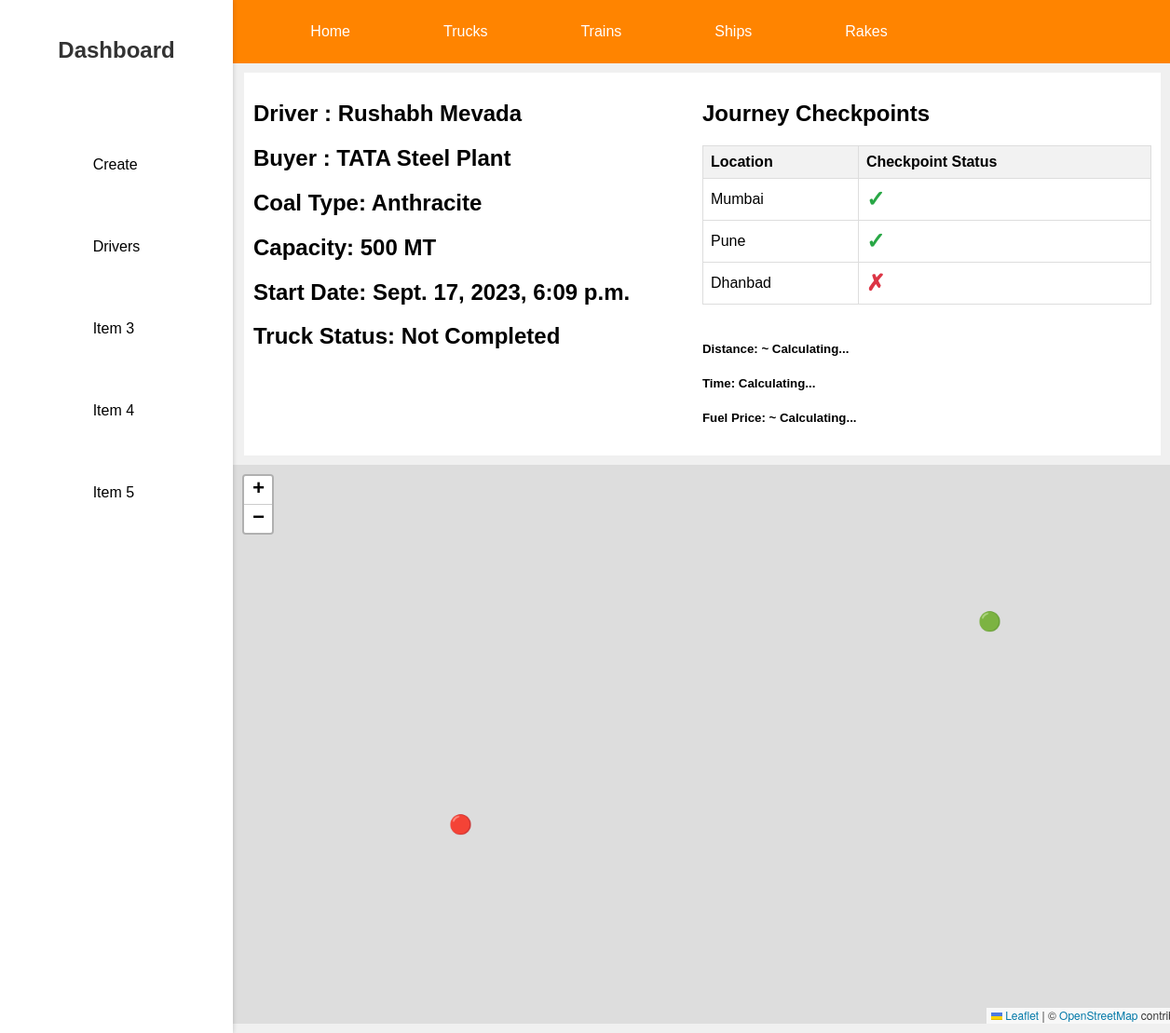
The page /tracker/trucks/1/ on the database as committed earlier.
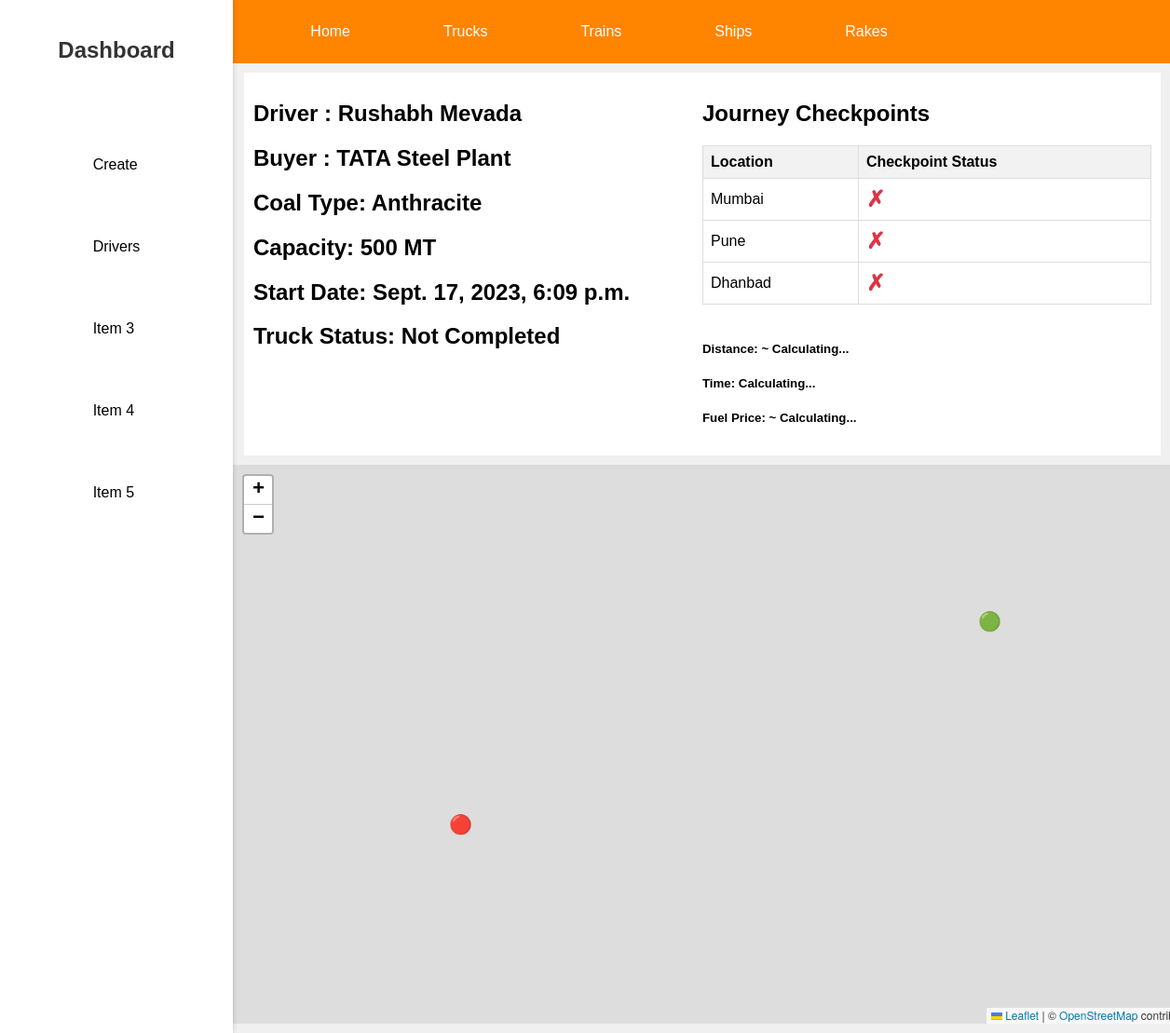
The same page on the database as committed later.
### adminpanel/models.py (models this page shows, shortened)
class JourneyCheckpoint(models.Model):
    journey = models.ForeignKey(TruckJourney, on_delete=models.CASCADE)
    checkpoint = models.ForeignKey(Checkpoint, on_delete=models.CASCADE)
    checkpoint_reached = models.BooleanField(default=False)

class Checkpoint(models.Model):
    location = models.ForeignKey(Location, on_delete=models.CASCADE)
    checkpoint_reached = models.BooleanField(default=False)

class Location(models.Model):
    name = models.CharField(max_length=100)
    def __str__(self):
        return self.name

### adminpanel/views.py (the view)
# urls.py: path('trucks/<str:pk>/',views.inditruck,name='inditruck'),
def inditruck(request, pk):
    truck = get_object_or_404(TruckJourney, pk=pk)
    checkpoints = JourneyCheckpoint.objects.filter(journey=truck)
    context = {'truck': truck, 'checkpoints': checkpoints}
    return render(request, 'adminpanel/inditruck.html', context)

### adminpanel/templates/adminpanel/inditruck.html (shortened to what this page needs)
{% extends "adminpanel/dashboard.html" %}
{% block content %}
<div class="container-indi">
    <div class="indi-first">
      <div>
        <h2>Driver : {{ truck.driver.name }}</h2>
        <h2>Buyer : {{ truck.buyer.name }}</h2>
        <h2>Coal Type: {{ truck.coal_type }}</h2>
        <h2>Capacity: {{ truck.capacity }} MT</h2>
        <h2>Start Date: {{ truck.start_date }}</h2>
        {% if truck.complete %}
        <h2>Truck Status: Completed</h2>
        {% else %}
        <h2>Truck Status: Not Completed</h2>
        {% endif %}
      </div>
    </div>
    <div class="journey-checkpoints">
        <h2>Journey Checkpoints</h2>
        <table>
          <thead>
            <tr>
              <th>Location</th>
              <th>Checkpoint Status</th>
            </tr>
          </thead>
          <tbody>
            {% for checkpoint in checkpoints %}
            <tr>
              <td>{{ checkpoint.checkpoint.location }}</td>
              <td>
                {% if checkpoint.checkpoint_reached %}
                  <span class="status-true">✓</span>
                {% else %}
                  <span class="status-false">✗</span>
                {% endif %}
              </td>
            </tr>
            {% endfor %}
          </tbody>
        </table>
        <br>
        <h5><div id="distance">Distance: ~ Calculating...</div></h5>
        <h5><div id="time">Time: Calculating...</div></h5>
        <h5><div id="fuelPrice">Fuel Price: ~ Calculating...</div></h5>
      </div>
    </div>
<link rel="stylesheet" href="https://unpkg.com/leaflet@1.7.1/dist/leaflet.css">
<link rel="stylesheet" href="https://unpkg.com/leaflet@1.7.1/dist/leaflet.css" />
</head>
<body>
<div class="map-container">
    <div id="map" style="height: 600px; width: 100%; "></div>
  </div>
{% endblock %}

Rows that differ between the two databases and show on the page:
changed JourneyCheckpoint "Mumbai": checkpoint_reached "✓" → "✗"
changed JourneyCheckpoint "Pune": checkpoint_reached "✓" → "✗"
